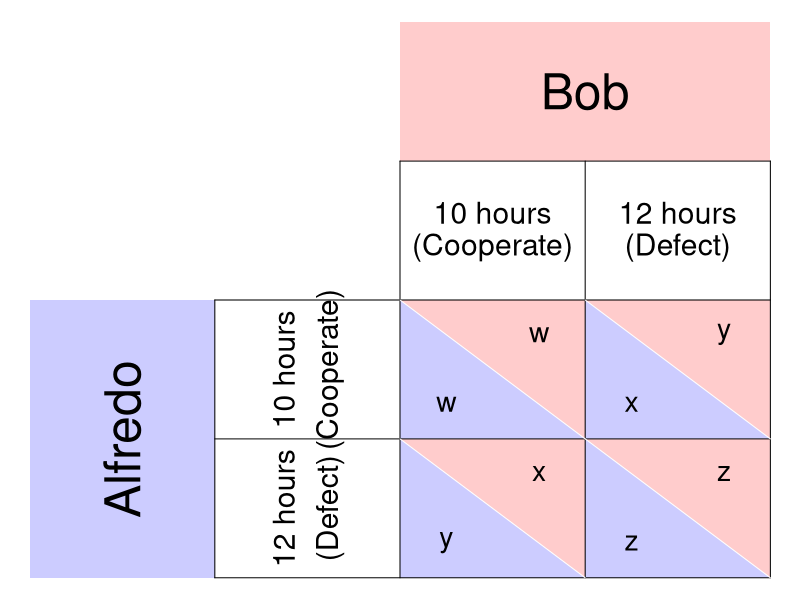

The R source for this figure:
require(ggplot2)
require(shape)
pdf(file = "society/matrix_fishermen_general_nosoln.pdf", width = 9, height = 7)

par(mar =  c(0, 0, 0, 0))
xlims <- c(0, 8)
ylims <- c(0, 8)

#TextSizes
PlayerSize <- 3
StratSize <- 1.8
PayoffSize <- 1.7
p1fadelevel <- 0.2
p2fadelevel <- 0.2

#Payoffs are listed as c("NW", "SW", "NE", "SE")

#Considerations for Player 1
P1Name <- c("Alfredo")
P1Strat <- c("10 hours", "12 hours")
P1Strat2 <- c("(Cooperate)", "(Defect)")
P1Payoffs <- c("w", "y", "x", "z")
P1BR1 <- c("SW") #Must be NW or SW - the BR prints accordingly. 
P1BR2 <- c("SE") #Must be NE or SE - the BR prints accordingly. 
P1bestsize <- 2.5 #Adjusts size of point indicating best response of P1
#NW = (5, 3); SW = (5,1); NE = (7, 3); SE = (7, 1)

#Considerations for Player 2
P2Name <- c("Bob")
P2Strat <- c("10 hours", "12 hours")
P2Strat2 <- c("(Cooperate)", "(Defect)")
P2Payoffs <- c("w", "x", "y", "z")
P2BR1 <- c("NE") #Must be NW or SW - the BR prints accordingly. 
P2BR2 <- c("SE") #Must be NE or SE - the BR prints accordingly. 
P2bestsize <- 4 #Adjusts size of circle indicating best response of P1

plot(0, 0, xlim = xlims, ylim = ylims, type = "n",
     xlab = expression(""),
     ylab = expression(""),
     xaxt = "n", 
     yaxt = "n", 
     cex.lab = 2, 
     bty = "n")



#Color and label for Player 1 and their strategies
polygon(c(0,0,2,2,0), c(0,4,4,0,0), col=rgb(0, 0, 1, p1fadelevel), density=NULL, border = NA)
text(1, 2, P1Name[1], srt = 90, cex = PlayerSize)

text(2.75, 3, P1Strat[1], cex = StratSize, srt = 90)
text(3.25, 3, P1Strat2[1], cex = StratSize, srt = 90)
text(2.75, 1, P1Strat[2], cex = StratSize, srt = 90)
text(3.25, 1, P1Strat2[2], cex = StratSize, srt = 90)


#Color and label for Player 2
polygon(c(4,4,8,8,4), c(8,6,6,8,8), col=rgb(1, 0, 0, p2fadelevel), density=NULL, border = NA)
text(6, 7, P2Name[1], cex = PlayerSize)

text(5, 5.25, P2Strat[1], cex = StratSize)
text(5, 4.75, P2Strat2[1], cex = StratSize)
text(7, 5.25, P2Strat[2], cex = StratSize)
text(7, 4.75, P2Strat2[2], cex = StratSize)

#NorthWest cell 
#P1
polygon(c(4,4,6,4), c(4,2,2,4), col=rgb(0, 0, 1, p1fadelevel), density=NULL, border = NA)
#P2
polygon(c(4,6,6,4), c(4,4,2,4), col=rgb(1, 0, 0, p2fadelevel), density=NULL, border = NA)

#P1
text(4.5, 2.5, P1Payoffs[1], cex = PayoffSize)
#P2
text(5.5, 3.5, P2Payoffs[1], cex = PayoffSize)

#SouthWest cell  
#P1
polygon(c(4,4,6,4), c(2,0,0,2), col=rgb(0, 0, 1, p1fadelevel), density=NULL, border = NA)
#P2
polygon(c(4,6,6,4), c(2,2,0,2), col=rgb(1, 0, 0, p2fadelevel), density=NULL, border = NA)

#P1
text(4.5, 0.5, P1Payoffs[2], cex = PayoffSize)
#P2
text(5.5, 1.5, P2Payoffs[2], cex = PayoffSize)


#NorthEast cell 
#P1
polygon(c(6,6,8,6), c(4,2,2,4), col=rgb(0, 0, 1, p1fadelevel), density=NULL, border = NA)
#P2
polygon(c(6,8,8,6), c(4,4,2,4), col=rgb(1, 0, 0, p2fadelevel), density=NULL, border = NA)
#P1
text(6.5, 2.5, P1Payoffs[3], cex = PayoffSize)
#P2
text(7.5, 3.5, P2Payoffs[3], cex = PayoffSize)

#SouthEast cell 
#P1
polygon(c(6,6,8,6), c(2,0,0,2), col=rgb(0, 0, 1, p1fadelevel), density=NULL, border = NA)
#P2
polygon(c(6,8,8,6), c(2,2,0,2), col=rgb(1, 0, 0, p2fadelevel), density=NULL, border = NA)
#P1
text(6.5, 0.5, P1Payoffs[4], cex = PayoffSize)
#P2
text(7.5, 1.5, P2Payoffs[4], cex = PayoffSize)


#Lines for the Table
segments(8, 0, 8, 6, lty = 1, col = "black")
segments(4, 6, 8, 6, lty = 1, col = "black")
segments(2, 0, 2, 4, lty = 1, col = "black")
segments(2, 0, 8, 0, lty = 1, col = "black")
segments(2, 4, 8, 4, lty = 1, col = "black")
segments(4, 0, 4, 6, lty = 1, col = "black")
segments(2, 2, 8, 2, lty = 1, col = "black")
segments(6, 0, 6, 6, lty = 1, col = "black")

#Diagonals
#NW
segments(4, 4, 6, 2, lty = 1, col = "white")
#NE
segments(6, 4, 8, 2, lty = 1, col = "white")
#SW
segments(4, 2, 6, 0, lty = 1, col = "white")
#Se
segments(6, 2, 8, 0, lty = 1, col = "white")

# 
# #Best responses 
# #P1 
# if (P1BR1[1] == "NW"){
#   points(5, 3, pch = 16, col = "black", cex = P1bestsize)
# } else{points(5, 1, pch = 16, col = "black", cex = P1bestsize)
# }
# 
# if (P1BR2[1] == "NE"){
#   points(7, 3, pch = 16, col = "black", cex = P1bestsize)
# } else{points(7, 1, pch = 16, col = "black", cex = P1bestsize)
# }
# 
# 
# #P2
# if (P2BR1[1] == "NW"){
#   points(5, 3, pch = 1, col = "black", cex = P2bestsize)
# } else{points(7, 3, pch = 1, col = "black", cex = P2bestsize)
# }
# 
# if (P2BR2[1] == "SW"){
#   points(5, 1, pch = 1, col = "black", cex = P2bestsize)
# } else{points(7, 1, pch = 1, col = "black", cex = P2bestsize)
# }

dev.off()
